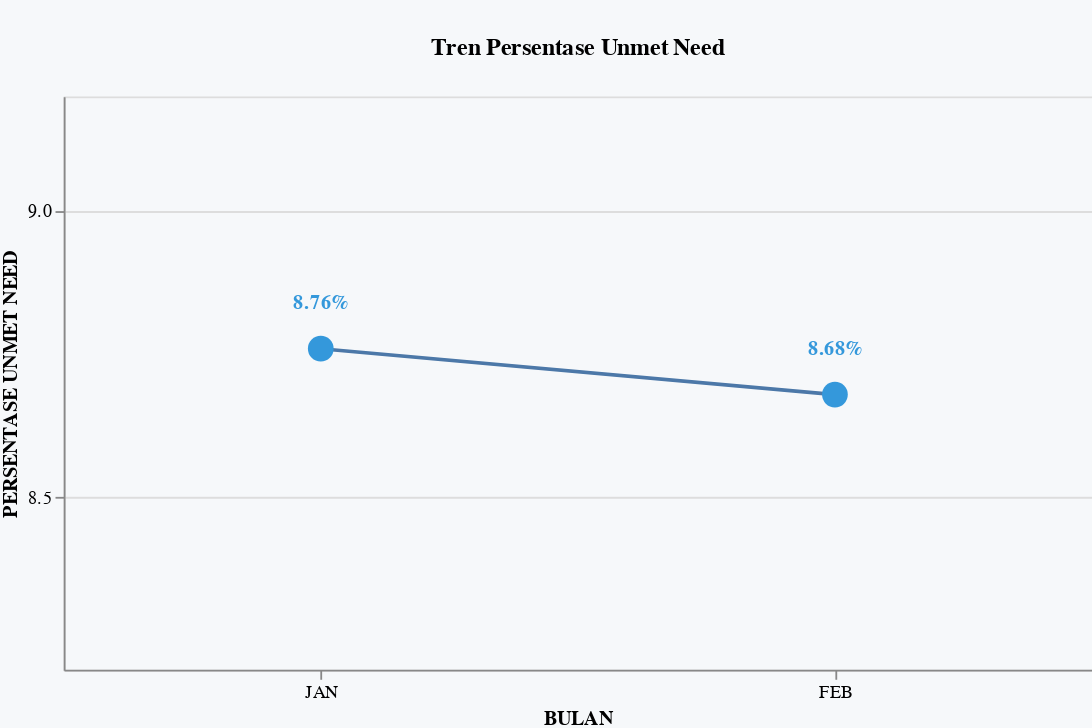

This figure's notebook cell:
### Code cell
# === Base Chart ===
base = alt.Chart(df_processed).mark_line(
    point=alt.OverlayMarkDef(size=200, filled=True, fillOpacity=1, color='#3498db')
).encode(
    x=alt.X('BULAN:N', 
            sort=list(month_order.keys()),
            axis=alt.Axis(
                labelAngle=0, 
                labelLimit=200, 
                labelOverlap="parity",
                labelExpr="slice(datum.label, 0, 3)"  # Ambil 3 huruf pertama
            )),
    y=alt.Y('UNMET NEED:Q',
            scale=alt.Scale(domain=(y_min, y_max)),
            axis=alt.Axis(
                title='PERSENTASE UNMET NEED',
                tickCount=3,  # BATASI 5 TICK SAJA
                )
            ),
    tooltip=[alt.Tooltip('BULAN:N'), alt.Tooltip('UNMET NEED (%):N')]
)

# === Anotasi Label (Perubahan warna) ===
start_label = alt.Chart(df_processed).transform_filter(
    alt.datum.BULAN == first_month
).mark_text(
    align='center', 
    dy=-25, 
    fontSize=11, 
    fontWeight='bold', 
    color='#3498db'  # Sesuaikan dengan warna point
).encode(
    x=alt.X('BULAN:N', sort=list(month_order.keys())),
    y=alt.Y('UNMET NEED:Q'),
    text=alt.Text('UNMET NEED (%):N')
)

end_label = alt.Chart(df_processed).transform_filter(
    alt.datum.BULAN == last_month
).mark_text(
    align='center', 
    dy=-25, 
    fontSize=11, 
    fontWeight='bold', 
    color='#3498db'  # Sesuaikan dengan warna point
).encode(
    x=alt.X('BULAN:N', sort=list(month_order.keys())),
    y=alt.Y('UNMET NEED:Q'),
    text=alt.Text('UNMET NEED (%):N')
)


chart = alt.layer(base, start_label, end_label).properties(
    title=alt.TitleParams(
        'Tren Persentase Unmet Need',
        anchor='middle',  # Judul rata kiri
        offset=20
    ),
    width=600,  # Lebar menyesuaikan layar
    height=400
).configure_view(
    strokeWidth=0
).configure_axis(
    grid=False,
    labelFontSize=12,
    titleFontSize=14
).configure(
    padding={"left": 0, "right": 0, "top": 20, "bottom": 0},  # Sesuaikan padding
    background='#f6f8fa',
    autosize=alt.AutoSizeParams(
        type='fit',
        contains='padding'
    )
).configure_legend(
    disable=True  # Hapus legenda jika tidak diperlukan
)
chart

### Figure 1 — Vega-Lite specification as saved in the notebook (floating-point values rounded to 4 significant figures)
{"config": {"view": {"continuousWidth": 300, "continuousHeight": 300}, "autosize": {"contains": "padding", "type": "fit"}, "background": "#f6f8fa", "legend": {"disable": true}, "padding": {"left": 0, "right": 0, "top": 20, "bottom": 0}}, "layer": [{"mark": {"type": "line", "point": {"color": "#3498db", "fillOpacity": 1, "filled": true, "size": 200}}, "encoding": {"tooltip": [{"field": "BULAN", "type": "nominal"}, {"field": "UNMET NEED (%)", "type": "nominal"}], "x": {"axis": {"labelAngle": 0, "labelExpr": "slice(datum.label, 0, 3)", "labelLimit": 200, "labelOverlap": "parity"}, "field": "BULAN", "sort": ["JANUARI", "FEBRUARI", "MARET", "APRIL", "MEI", "JUNI", "JULI", "AGUSTUS", "SEPTEMBER", "OKTOBER", "NOVEMBER", "DESEMBER"], "type": "nominal"}, "y": {"axis": {"tickCount": 3, "title": "PERSENTASE UNMET NEED"}, "field": "UNMET NEED", "scale": {"domain": [8.246, 9.198]}, "type": "quantitative"}}}, {"mark": {"type": "text", "align": "center", "color": "#3498db", "dy": -25, "fontSize": 11, "fontWeight": "bold"}, "encoding": {"text": {"field": "UNMET NEED (%)", "type": "nominal"}, "x": {"field": "BULAN", "sort": ["JANUARI", "FEBRUARI", "MARET", "APRIL", "MEI", "JUNI", "JULI", "AGUSTUS", "SEPTEMBER", "OKTOBER", "NOVEMBER", "DESEMBER"], "type": "nominal"}, "y": {"field": "UNMET NEED", "type": "quantitative"}}, "transform": [{"filter": "(datum.BULAN === 'JANUARI')"}]}, {"mark": {"type": "text", "align": "center", "color": "#3498db", "dy": -25, "fontSize": 11, "fontWeight": "bold"}, "encoding": {"text": {"field": "UNMET NEED (%)", "type": "nominal"}, "x": {"field": "BULAN", "sort": ["JANUARI", "FEBRUARI", "MARET", "APRIL", "MEI", "JUNI", "JULI", "AGUSTUS", "SEPTEMBER", "OKTOBER", "NOVEMBER", "DESEMBER"], "type": "nominal"}, "y": {"field": "UNMET NEED", "type": "quantitative"}}, "transform": [{"filter": "(datum.BULAN === 'FEBRUARI')"}]}], "data": {"name": "data-2d3ada2873134d39f77179d4abd7ce1d"}, "height": 400, "title": {"text": "Tren Persentase Unmet Need", "anchor": "middle", "offset": 20}, "width": 600, "$schema": "https://vega.github.io/schema/vega-lite/v5.20.1.json", "datasets": {"data-2d3ada2873134d39f77179d4abd7ce1d": [{"PROVINSI": "SULAWESI BARAT", "BULAN": "JANUARI", "PUS": 1769, "UNMET NEED": 8.76, "UNMET NEED (%)": "8.76%"}, {"PROVINSI": "SULAWESI BARAT", "BULAN": "FEBRUARI", "PUS": 1786, "UNMET NEED": 8.68, "UNMET NEED (%)": "8.68%"}]}}
